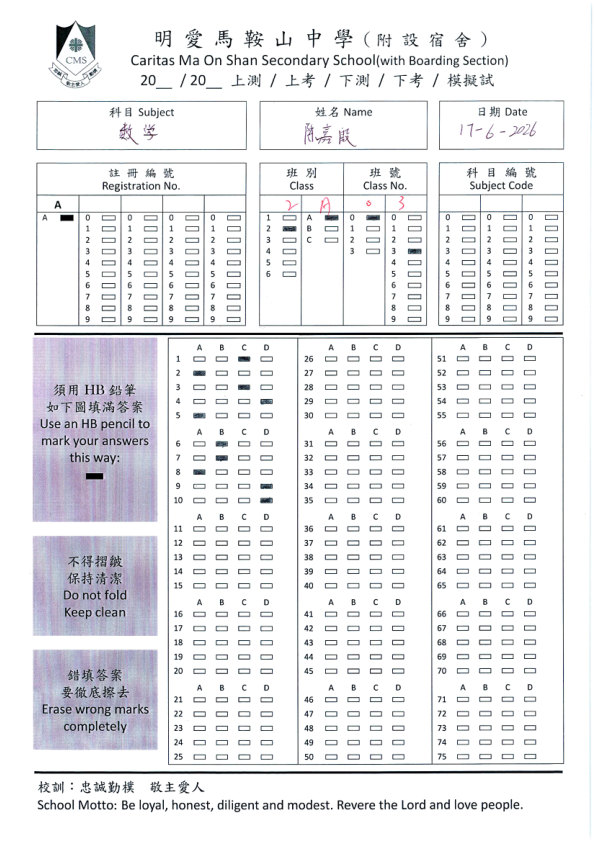
#> input picture output/0_page_3.png, 595 x 842 px
$ python grading.py
#> lines starting #> are read from the running program, lines starting #| are printed output that depends on the picture; after the words box and inside, x2 and y2 are one past the last pixel; in counts of white or black regions, pixels touching at a corner belong together
#> (reads templates/CMS_mc_template.json from the repository)
#> further down, img is the input picture: shape (842, 595, 3); mean B, G, R 237.1, 234.6, 234.3
### utils.py
import imutils
import cv2
import numpy as np
import json

# [58 lines left out: functions print_image, draw_contours, auto_resize, fix_coords, draw_template, not called in this run]

def get_template_bubble_centers(template):
    bubble_centers = []

    fields = template["fields"]
    for field in fields:
        bubble_config = field["bubble"]
        bubble_shape = bubble_config["shape"]
        bubble_width = bubble_config["width"]
        bubble_height = bubble_config["height"]

        entries = field["entries"]
        for entry in entries:
            bubbles = entry["bubbles"]
            if bubble_shape == "rectangle":
                for bubble in bubbles:
                    x = bubble["x"]
                    y = bubble["y"]
                    bubble_centers.append((x + bubble_width // 2, y + bubble_height // 2))

    return np.array(bubble_centers, dtype=np.float32)

### scan_processing.py
from utils import get_template_bubble_centers, print_image, draw_contours
import cv2
import numpy as np
from sklearn.neighbors import NearestNeighbors
import json

def match_and_estimate_affine(detected_pts, template_pts, max_distance=50.0):
    det = np.array(detected_pts, dtype=np.float32)
    tmp = np.array(template_pts, dtype=np.float32)

    if len(det) < 2 or len(tmp) < 2:
        return None, None

    # 1. Fit NN model on template points
    nn = NearestNeighbors(n_neighbors=1, algorithm='kd_tree').fit(tmp)

    # 2. Find closest template point for every detected point
    distances, indices = nn.kneighbors(det)

    # 3. Filter out points that are too far away (outliers)
    valid_mask = distances.flatten() < max_distance

    matched_src = det[valid_mask]
    matched_dst = tmp[indices.flatten()[valid_mask]]

    # 4. Check if we have enough points left
    if len(matched_src) < 2:
        print("Error: Not enough matching points found.")
        return None, None

    matrix, inliers = cv2.estimateAffinePartial2D(matched_dst, matched_src, method=cv2.RANSAC)

    return matrix, inliers

def scan(img, final_w=2480, final_h=3508):
#> called with final_w = 2480, final_h = 3508
    img = cv2.resize(img, (final_w, final_h))
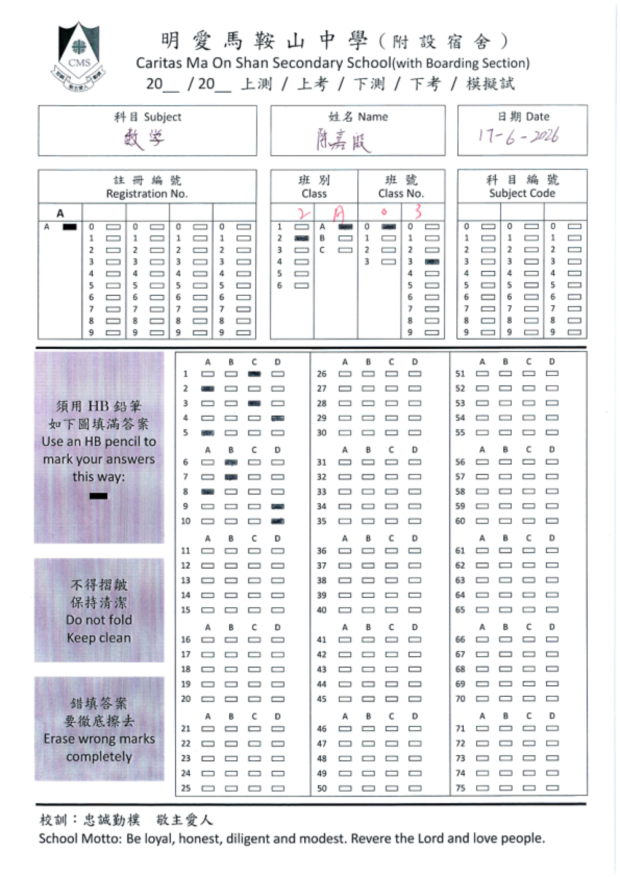
#> img: shape (3508, 2480, 3) (shown at 1/4 size); mean of channels 0, 1, 2 237, 234.5, 234.3; drawn as B, G, R
    gray = cv2.cvtColor(img, cv2.COLOR_BGR2GRAY)
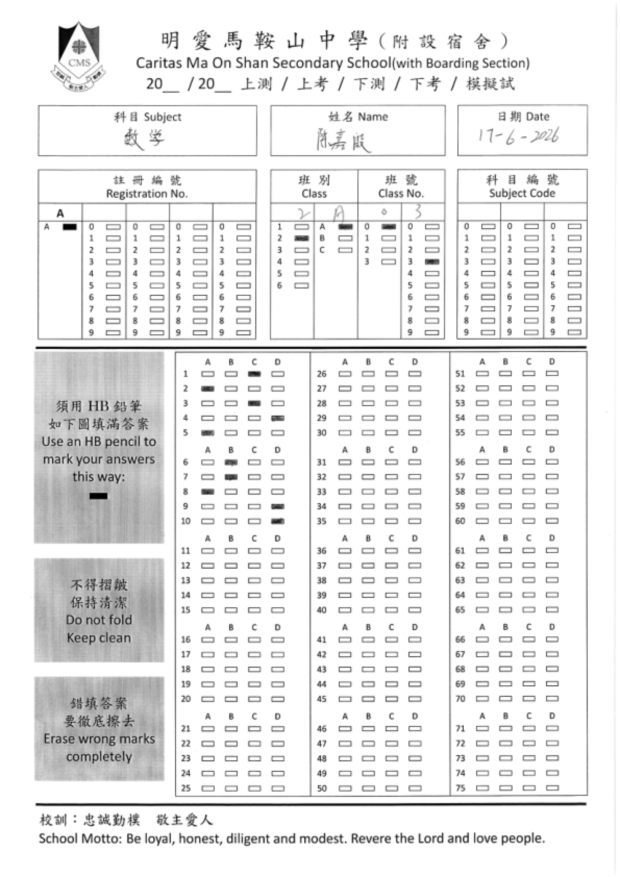
#> gray: shape (3508, 2480) (shown at 1/4 size); min 0, max 255, mean 234.8
    blurred = cv2.GaussianBlur(gray, (5,5), 0)
    thresh = cv2.adaptiveThreshold(blurred, 255, cv2.ADAPTIVE_THRESH_GAUSSIAN_C, cv2.THRESH_BINARY_INV, 11, 2)
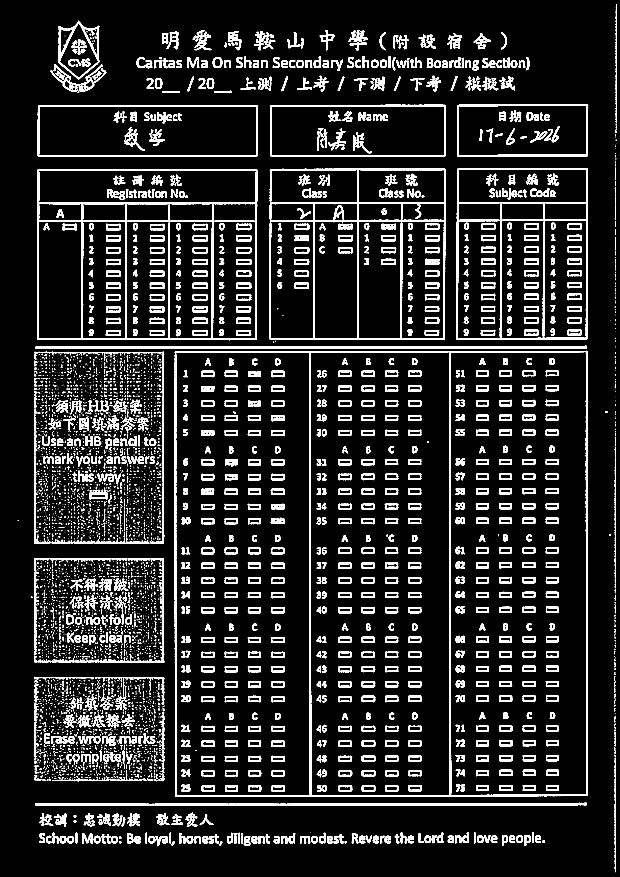
#> thresh: shape (3508, 2480) (shown at 1/4 size); 10.5% white; 6547 white regions (4472 under 20 px), largest, box (x1, y1, x2, y2) and area: (698, 1403, 2352, 3188) 59937, (150, 676, 1030, 1362) 42992, (1079, 675, 1784, 1359) 36367
    kernel = cv2.getStructuringElement(cv2.MORPH_RECT, (3, 3))
    cleaned = cv2.morphologyEx(thresh, cv2.MORPH_CLOSE, kernel)
#> cleaned: shape (3508, 2480); 10.6% white; 5153 white regions (3060 under 20 px)

    contours, _ = cv2.findContours(cleaned, cv2.RETR_LIST, cv2.CHAIN_APPROX_SIMPLE)
#> contours = 5987 contours, 3629 with area under 20; largest, box (x1, y1, x2, y2) and area: (698, 1403, 2352, 3188) 2941139, (1241, 1408, 1800, 3184) 981154, (1800, 1407, 2348, 3183) 963904, (703, 1410, 1241, 3184) 946304, (150, 676, 1030, 1362) 597216

    contours_mask = np.zeros_like(gray)
    external_contours_mask = contours_mask.copy()

    filtered = []
    for cnt in contours:
        area = cv2.contourArea(cnt)
        if area < 50 or area > 1000:
            continue

        peri = cv2.arcLength(cnt, True)
        approx = cv2.approxPolyDP(cnt, 0.02*peri, True)

        # OPTIMIZATION: Compute bounding box once and cache it
        x, y, w, h = cv2.boundingRect(cnt)
        ar = w / h

        if len(approx) != 4 or ar < 0.7 or ar > 4:
            continue

        filtered.append(cnt)
#> this loop made 5987 passes
#> (area, peri, x, y, w, h, ar) on passes 1, 3, 4: (117.5, 41.56, 982, 3369, 15, 11, 1.36), (88, 45.8, 878, 3365, 11, 18, 0.611), (102.5, 51.21, 687, 3365, 13, 19, 0.684)
#> after the loop, filtered = 144 contours; largest, box (x1, y1, x2, y2) and area: (992, 1602, 1043, 1625) 999, (2183, 1482, 2235, 1505) 994, (1929, 1274, 1977, 1292) 714, (2275, 1179, 2322, 1196) 678, (949, 945, 1001, 960) 663

    cv2.drawContours(contours_mask, filtered, -1, (255,255,255), 2)
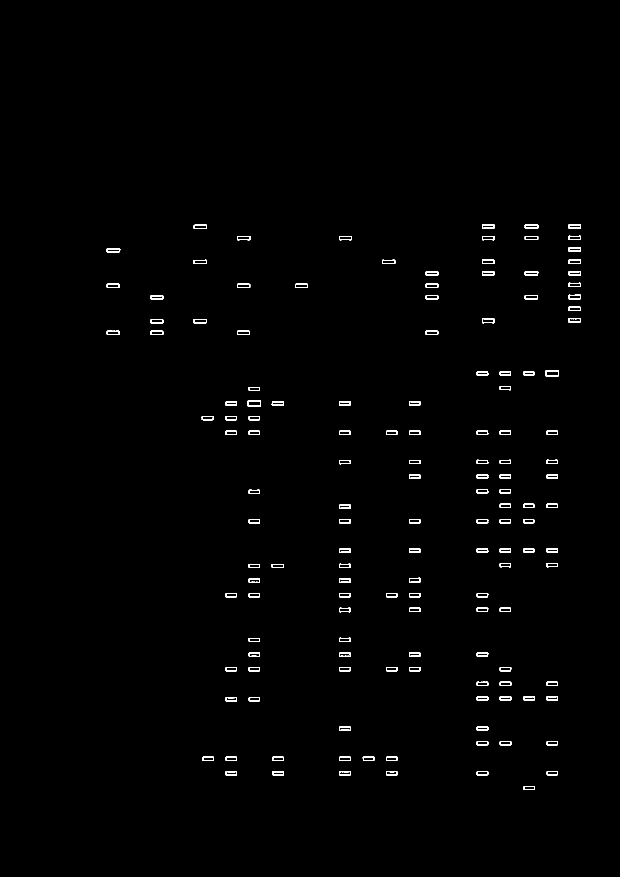
#> contours_mask: shape (3508, 2480) (shown at 1/4 size); 0.57% white; 144 white regions

    # Keeping your exact double-pass logic intact as requested
    external_contours, _ = cv2.findContours(contours_mask, cv2.RETR_EXTERNAL, cv2.CHAIN_APPROX_SIMPLE)
#> external_contours = 144 contours; largest, box (x1, y1, x2, y2) and area: (991, 1601, 1044, 1626) 1156, (2182, 1481, 2236, 1506) 1146, (1928, 1273, 1978, 1293) 850, (2274, 1178, 2323, 1197) 812, (948, 944, 1002, 961) 799
    cv2.drawContours(external_contours_mask, external_contours, -1, (255,255,255), 2)
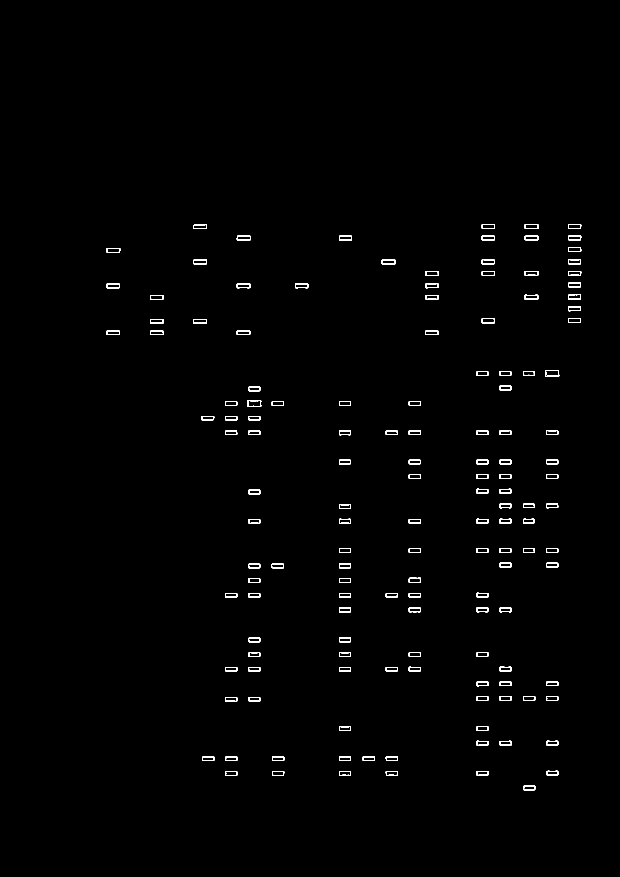
#> external_contours_mask: shape (3508, 2480) (shown at 1/4 size); 0.61% white; 144 white regions, largest, box (x1, y1, x2, y2) and area: (990, 1600, 1045, 1627) 468, (2181, 1480, 2237, 1507) 457, (947, 1134, 1002, 1153) 411
    # print_image(external_contours_mask)

    # OPTIMIZATION: Extract bounding boxes directly without a redundant secondary loop computation
    rectangles = []
    for cnt in external_contours:
        x, y, w, h = cv2.boundingRect(cnt)
        rectangles.append((x + w // 2, y + h // 2))
#> this loop made 144 passes
#> (x, y, w, h) on passes 1 to 12: (2094, 3144, 46, 16), (1907, 3085, 46, 17), (1544, 3085, 46, 17), (1357, 3085, 46, 17), (1089, 3085, 47, 17), (902, 3085, 46, 17), (2187, 3084, 45, 17), (1544, 3027, 46, 16), (1451, 3027, 47, 16), (1357, 3027, 46, 16), (1089, 3027, 47, 16), (902, 3027, 46, 16)
#> after the loop, rectangles = 144 pairs, first value 452 to 2299, second value 906 to 3152

    return np.array(rectangles, dtype=np.float32)

def get_bubble_coordinates(img, template):
    template_pts = get_template_bubble_centers(template)
    detected_pts = scan(img)
#> detected_pts has the same summary as rectangles in scan

    if len(detected_pts) > 0:
        matrix, _ = match_and_estimate_affine(detected_pts, template_pts)
#> in match_and_estimate_affine, `det = np.array(detected_pts, dtype=np.float32)`: det has the same summary as rectangles in scan
#> in match_and_estimate_affine, `distances, indices = nn.kneighbors(det)`: distances = 144 values, max 10.05 at index 16, min 1.41 at index 79, mean 5.24; indices = 144 values, max 391 at index 0, min 2 at index 133, mean 207.4
#> in match_and_estimate_affine, `matched_src = det[valid_mask]`: matched_src has the same summary as rectangles in scan
#> in match_and_estimate_affine, `matched_dst = tmp[indices.flatten()[valid_mask]]`: matched_dst = 144 pairs, first value 451 to 2293, second value 906 to 3153
#> in match_and_estimate_affine, `matrix, inliers = cv2.estimateAffinePartial2D(matched_dst, matched_src..`: matrix = [[1, 0.000825, 1.42], [-0.000825, 1, -0.284]]; inliers = 144 values, max 1 at index 8, min 0 at index 0, mean 0.514
#> matrix = [[1, 0.000825, 1.42], [-0.000825, 1, -0.284]]
        if matrix is not None:
            template_pts_3d = template_pts.reshape(-1, 1, 2)
            projected_pts_2d = cv2.transform(template_pts_3d, matrix).reshape(-1, 2)
#> projected_pts_2d = 393 pairs, first value 453.6 to 2297.8, second value 904.7 to 3156.7

            return projected_pts_2d

    print("Error: Cannot get bubble coordinates.")
    return

# [8 lines that do not run on import are left out]

### grading.py
import cv2
import json
import numpy as np
from utils import print_image
from scan_processing import get_bubble_coordinates

# ── Template index ────────────────────────────────────────────────

def build_bubble_index(template: dict) -> list[dict]:
    """
    Returns a flat list mirroring the order of get_bubble_coordinates().
    index[i]  ↔  bubble_coordinates[i]
    """

    index = []
    for field in template["fields"]:
        bw = field["bubble"]["width"]
        bh = field["bubble"]["height"]
        for entry in field["entries"]:
            for bubble in entry["bubbles"]:
                index.append({
                    "field":    field["name"],
                    "question": entry["question"],
                    "type":     field["type"],
                    "value":    bubble["value"],
                    "w":        bw,
                    "h":        bh,
                })
    return index


# ── Fill sampling ─────────────────────────────────────────────────

# [232 lines left out: functions sample_fill, generate_answer_key, grading, debug_view, print_report, not called in this run]


def grading_wrapper(img, answer_key, template, index, fill_threshold=0.75):
    bubble_coordinates = get_bubble_coordinates(img, template)
    return grading(img, bubble_coordinates, index, answer_key, fill_threshold=fill_threshold)


# ── Entry point ───────────────────────────────────────────────────

if __name__ == "__main__":
    template_path = "./templates/CMS_mc_template.json"
    img_path      = "./output/0_page_3.png"

    template = json.load(open(template_path, "r", encoding="utf-8"))
    img                = cv2.imread(img_path)
    bubble_coordinates = get_bubble_coordinates(img, template)
#> bubble_coordinates has the same summary as projected_pts_2d in get_bubble_coordinates
#> (the run stopped early here; a loop or call above may not have finished)
